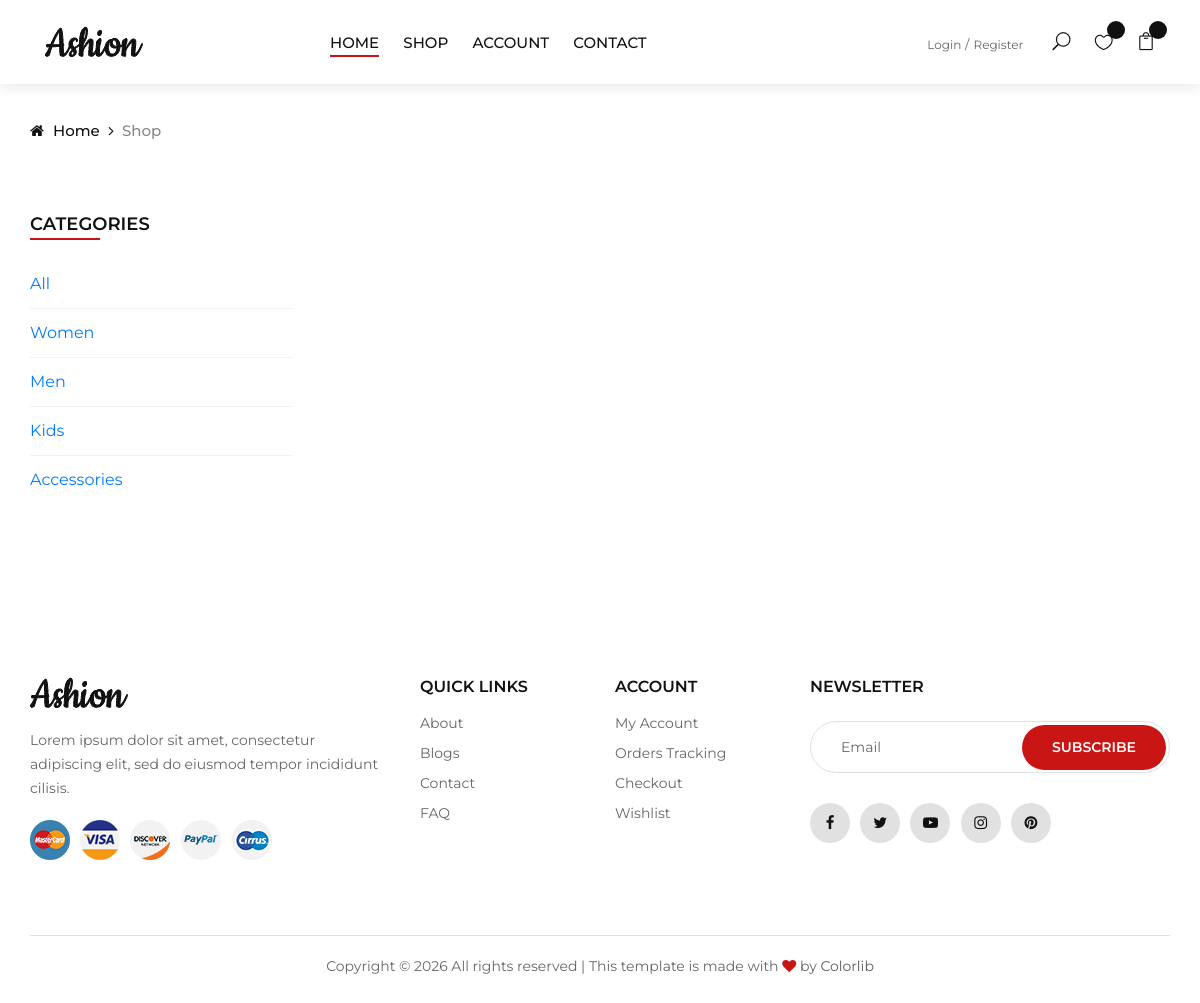
/shop/all/, run on an earlier commit of the app's database.
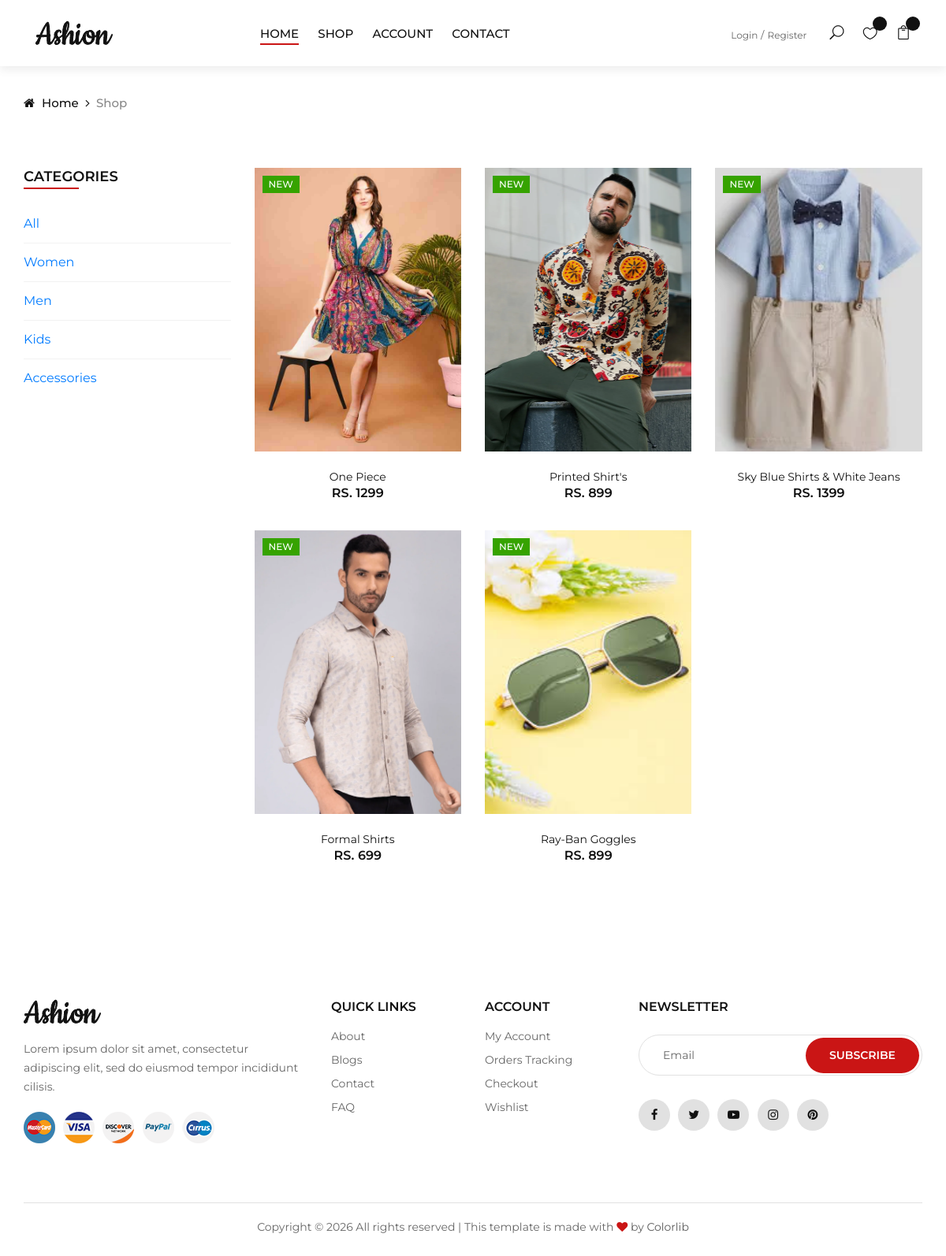
And on a later commit of the database.
### myapp/models.py (models this page shows, shortened)
class Product(models.Model):
    category=(
        ("men","men",),
        ("women","women",),
        ("kids","kids",),
        ("accessories","accessories",)
    )
    seller=models.ForeignKey(User,on_delete=models.CASCADE)
    product_category=models.CharField(max_length=100,choices=category)
    product_name=models.CharField(max_length=100)
    product_price=models.PositiveIntegerField()
    product_desc=models.TextField()
    product_image=models.ImageField(upload_to="product_image/")

### myapp/views.py (the view)
# urls.py: path('shop/<str:cat>/',views.shop,name='shop'),
def shop(request,cat):
    products=Product()
    if cat=="all":
        products=Product.objects.all()
    elif cat=="women":
        products=Product.objects.filter(product_category="women")
    elif cat=="men":
        products=Product.objects.filter(product_category="men")
    elif cat=="kids":
        products=Product.objects.filter(product_category="kids")
    elif cat=="accessories":
        products=Product.objects.filter(product_category="accessories")
    return render(request,'shop.html',{'products':products})

### myapp/templates/shop.html (shortened to what this page needs)
{% extends 'header.html' %}
{% load static %}
{% block content %}
<!DOCTYPE html>
<html lang="zxx">
<head>
</head>
<body>
    <div class="breadcrumb-option">
        <div class="container">
            <div class="row">
                <div class="col-lg-12">
                    <div class="breadcrumb__links">
                        <a href="./index.html"><i class="fa fa-home"></i> Home</a>
                        <span>Shop</span>
                    </div>
                </div>
            </div>
        </div>
    </div>
    <section class="shop spad">
        <div class="container">
            <div class="row">
                <div class="col-lg-3 col-md-3">
                    <div class="shop__sidebar">
                        <div class="sidebar__categories">
                            <div class="section-title">
                                <h4>Categories</h4>
                            </div>
                            <div class="categories__accordion">
                                <div class="accordion" id="accordionExample">
                                    <div class="card">
                                        <div>
                                            <a href="{% url 'shop' cat='all' %}">All</a>
                                        </div>
                                    </div>
                                    <div class="card">
                                        <div>
                                            <a href="{% url 'shop' cat='women' %}">Women</a>
                                        </div>
                                    </div>
                                    <div class="card">
                                        <div>
                                            <a href="{% url 'shop' cat='men' %}">Men</a>
                                        </div>
                                    </div>
                                    <div class="card">
                                        <div>
                                            <a href="{% url 'shop' cat='kids' %}">Kids</a>
                                        </div>
                                    </div>
                                    <div class="card">
                                        <div>
                                            <a href="{% url 'shop' cat='accessories' %}">Accessories</a>
                                        </div>
                                    </div>
                                </div>
                            </div>
                        </div>
                    </div>
                </div>
                <div class="col-lg-9 col-md-9">
                    <div class="row">
                        {% for i in products %}
                        <div class="col-lg-4 col-md-6">
                            <div class="product__item">
                                <div class="product__item__pic set-bg" data-setbg="{{i.product_image.url}}">
                                    <div class="label new">New</div>
                                    <ul class="product__hover">
                                    </ul>
                                </div>
                                <div class="product__item__text">
                                    <h6><a href="#">{{i.product_name}}</a></h6>
                                    <div class="product__price">RS. {{i.product_price}}</div>
                                </div>
                            </div>
                        </div>
                        {% endfor %}
                    </div>
                </div>
            </div>
        </div>
    </section>
</body>
</html>
{% endblock %}

### myapp/templates/header.html (shortened to what this page needs)
{% load static %}
<!DOCTYPE html>
<html lang="zxx">
<head>
    <link rel="stylesheet" href="{% static 'css/bootstrap.min.css' %}" type="text/css">
    <link rel="stylesheet" href="{% static 'css/font-awesome.min.css' %}" type="text/css">
    <link rel="stylesheet" href="{% static 'css/elegant-icons.css' %}" type="text/css">
    <link rel="stylesheet" href="{% static 'css/jquery-ui.min.css' %}" type="text/css">
    <link rel="stylesheet" href="{% static 'css/magnific-popup.css' %}" type="text/css">
    <link rel="stylesheet" href="{% static 'css/owl.carousel.min.css' %}" type="text/css">
    <link rel="stylesheet" href="{% static 'css/slicknav.min.css' %}" type="text/css">
    <link rel="stylesheet" href="{% static 'css/style.css' %}" type="text/css">
</head>
<body>
    <header class="header">
        <div class="container-fluid">
            <div class="row">
                <div class="col-xl-3 col-lg-2">
                    <div class="header__logo">
                        <a href="/"><img src="{% static 'img/logo.png' %}" alt=""></a>
                    </div>
                </div>
                <div class="col-xl-6 col-lg-7">
                    <nav class="header__menu">
                        <ul>
                            <li class="active"><a href="/">Home</a></li>
                            <li><a href="{% url 'shop' cat='all' %}">Shop</a></li>
                            <li><a href="#">Account</a>
                            </li>
                            <li><a href="{% url 'contact' %}">Contact</a></li>
                        </ul>
                    </nav>
                </div>
                <div class="col-lg-3">
                    <div class="header__right">
                        <div class="header__right__auth">
                            {% if request.session.email %}
                                <a href="{% url 'profile' %}"><img src="{{request.session.profile_picture}}" style="width: 50px;height: 50px;border-radius: 50%;"></a>
                                <a href="{% url 'logout' %}">Logout</a>
                            {% else %}
                                <a href="{% url 'login' %}">Login</a>
                                <a href="{% url 'register' %}">Register</a>
                            {% endif %}
                        </div>
                        <ul class="header__right__widget">
                            <li><span class="icon_search search-switch"></span></li>
                            <li><a href="{% url 'wishlist' %}"><span class="icon_heart_alt"></span>
                                <div class="tip">{{request.session.wishlist_count}}</div>
                            </a></li>
                            <li><a href="{% url 'cart' %}"><span class="icon_bag_alt"></span>
                                <div class="tip">{{request.session.cart_count}}</div>
                            </a></li>
                        </ul>
                    </div>
                </div>
            </div>
        </div>
    </header>
{% block content %}
{% endblock %}
<footer class="footer">
    <div class="container">
        <div class="row">
            <div class="col-lg-4 col-md-6 col-sm-7">
                <div class="footer__about">
                    <div class="footer__logo">
                        <a href="./index.html"><img src="{% static 'img/logo.png' %}" alt=""></a>
                    </div>
                    <p>Lorem ipsum dolor sit amet, consectetur adipiscing elit, sed do eiusmod tempor incididunt
                    cilisis.</p>
                    <div class="footer__payment">
                        <a href="#"><img src="{% static 'img/payment/payment-1.png' %}" alt=""></a>
                        <a href="#"><img src="{% static 'img/payment/payment-2.png' %}" alt=""></a>
                        <a href="#"><img src="{% static 'img/payment/payment-3.png' %}" alt=""></a>
                        <a href="#"><img src="{% static 'img/payment/payment-4.png' %}" alt=""></a>
                        <a href="#"><img src="{% static 'img/payment/payment-5.png' %}" alt=""></a>
                    </div>
                </div>
            </div>
            <div class="col-lg-2 col-md-3 col-sm-5">
                <div class="footer__widget">
                    <h6>Quick links</h6>
                    <ul>
                        <li><a href="#">About</a></li>
                        <li><a href="#">Blogs</a></li>
                        <li><a href="#">Contact</a></li>
                        <li><a href="#">FAQ</a></li>
                    </ul>
                </div>
            </div>
            <div class="col-lg-2 col-md-3 col-sm-4">
                <div class="footer__widget">
                    <h6>Account</h6>
                    <ul>
                        <li><a href="#">My Account</a></li>
                        <li><a href="#">Orders Tracking</a></li>
                        <li><a href="#">Checkout</a></li>
                        <li><a href="#">Wishlist</a></li>
                    </ul>
                </div>
            </div>
            <div class="col-lg-4 col-md-8 col-sm-8">
                <div class="footer__newslatter">
                    <h6>NEWSLETTER</h6>
                    <form action="#">
                        <input type="text" placeholder="Email">
                        <button type="submit" class="site-btn">Subscribe</button>
                    </form>
                    <div class="footer__social">
                        <a href="#"><i class="fa fa-facebook"></i></a>
                        <a href="#"><i class="fa fa-twitter"></i></a>
                        <a href="#"><i class="fa fa-youtube-play"></i></a>
                        <a href="#"><i class="fa fa-instagram"></i></a>
                        <a href="#"><i class="fa fa-pinterest"></i></a>
                    </div>
                </div>
            </div>
        </div>
        <div class="row">
            <div class="col-lg-12">
                <div class="footer__copyright__text">
                    <p>Copyright &copy; <script>document.write(new Date().getFullYear());</script> All rights reserved | This template is made with <i class="fa fa-heart" aria-hidden="true"></i> by <a href="https://colorlib.com" target="_blank">Colorlib</a></p>
                </div>
            </div>
        </div>
    </div>
</footer>
</body>
</html>

What changed in the data, as far as the page shows it:
added Product: shows a picture, product_name "One Piece", product_price "1299"
added Product: shows a picture, product_name "Printed Shirt's", product_price "899"
added Product: shows a picture, product_name "Sky Blue Shirts & White Jeans", product_price "1399"
added Product: shows a picture, product_name "Formal Shirts", product_price "699"
added Product: shows a picture, product_name "Ray-Ban Goggles", product_price "899"
